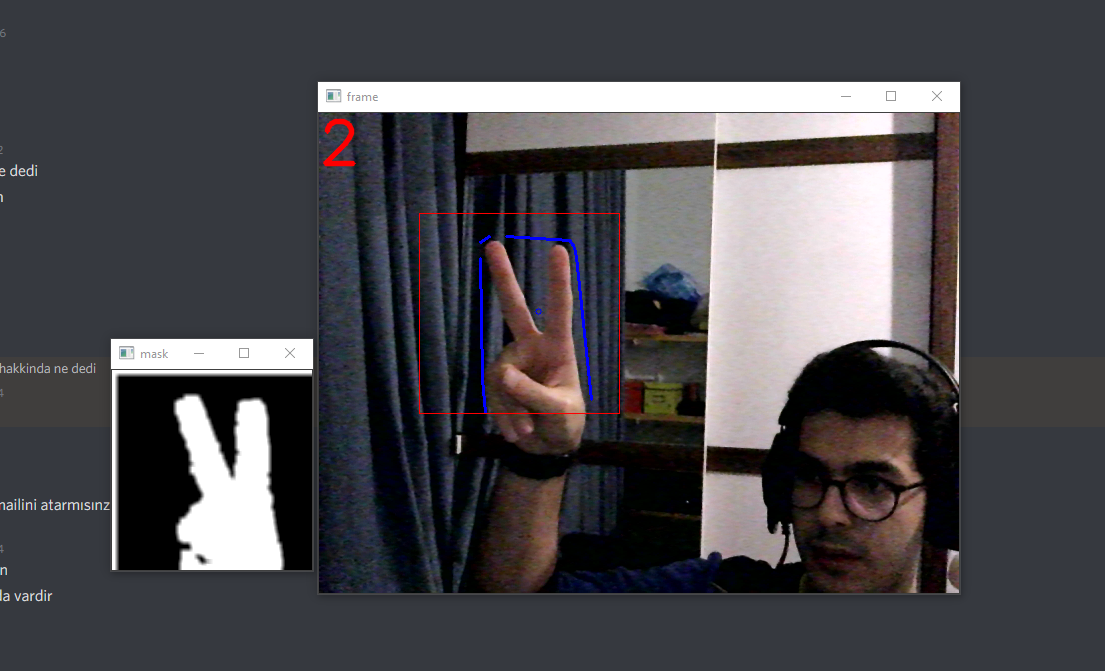
#> input picture Ekran görüntüsü 2021-04-03 210449.png, 1105 x 671 px, given in place of the camera
$ python project.py
#> lines starting #> are read from the running program, lines starting #| are printed output that depends on the picture; after the words box and inside, x2 and y2 are one past the last pixel; in counts of white or black regions, pixels touching at a corner belong together
# -*- coding: utf-8 -*-
"""
@author: mertf

"""

import cv2
import numpy as np
import math

vid = cv2.VideoCapture(0,cv2.CAP_DSHOW) # webcamden görüntü aldık

while (1) :
    try:
        ret, frame = vid.read()
#> frame is the input picture: shape (671, 1105, 3); mean B, G, R 76.7, 72.6, 74
        frame=cv2.flip(frame,1)

        kernel = np.ones((3,3), np.uint8) # kernel tanımlama sebebi morfolojik işlemler için

        # burada elin geleceği konumu yaratıyoruz :
        region_of_interest = frame[100:300,100:300]
        cv2.rectangle(frame, (100,100), (300,300),(0,0,255), 0)
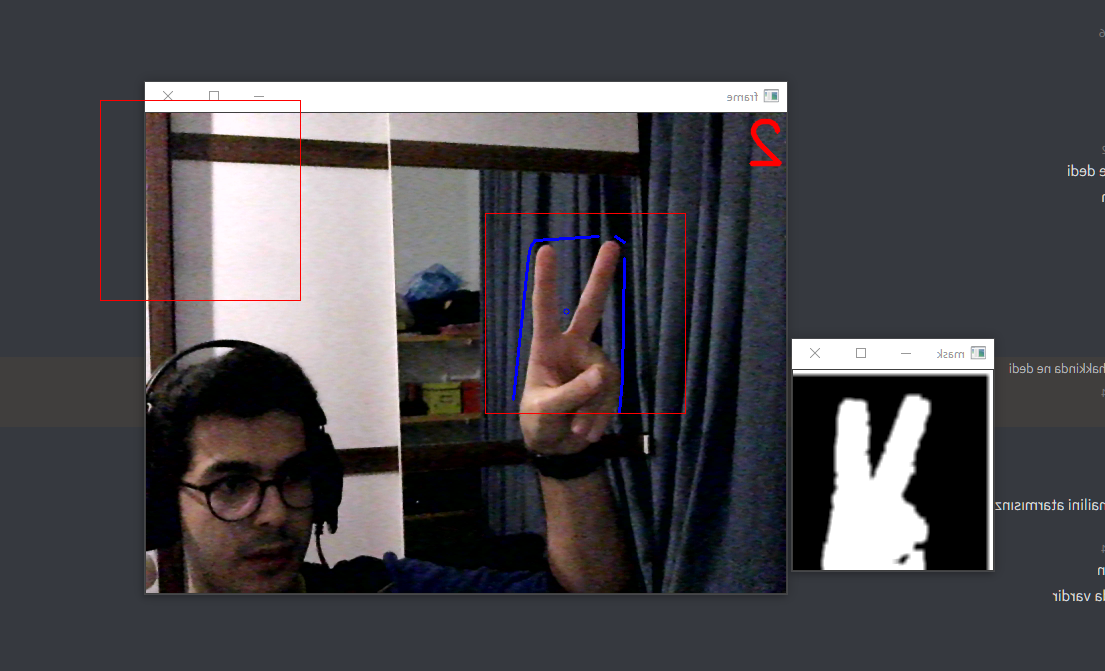
#> frame: shape (671, 1105, 3); mean B, G, R 76.5, 72.4, 74.1

        # bgr - hsv modu dönüşümü (belli alandaki rengi diğerlerinden ayırmak için)
        hsv = cv2.cvtColor(region_of_interest, cv2.COLOR_BGR2HSV) # el rengini ayırt edecek cilt rengi aralığını vereceğiz :
#> hsv: shape (200, 200, 3); mean H, S, V 102.7, 40.7, 150
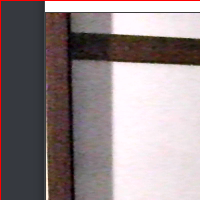
#> region_of_interest: shape (200, 200, 3); mean B, G, R 138.3, 136.6, 148
        lower_skin = np.array([0,20,70],np.uint8) # açık ten rengi alt limiti
        upper_skin = np.array([20,255,255],np.uint8) # koyu ten rengi üst limiti

        # mask oluşturuyoruz (mask yukardan ayırt ettiğimiz hsv modlu rengi ayırıyor)
        mask = cv2.inRange(hsv, lower_skin, upper_skin)
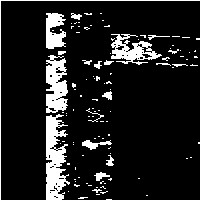
#> mask: shape (200, 200); 12.1% white; 109 white regions (90 under 20 px), largest, box (x1, y1, x2, y2) and area: (46, 114, 70, 200) 1299, (46, 55, 68, 113) 911, (111, 34, 162, 65) 714
        mask = cv2.dilate(mask,kernel,iterations=4) # başta verdiğimiz 1lerden oluşan kernel değeri siyah noktaları beyazlaştıracak
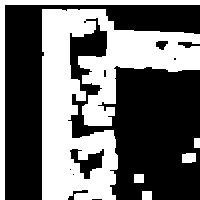
#> mask: shape (200, 200); 41.6% white; 6 white regions
        mask = cv2.GaussianBlur(mask, (5,5), 100) # blur efekti katacağız ve görüntüdeki kirlilik azalacak
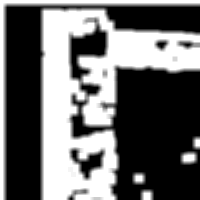
#> mask: shape (200, 200); min 0, max 255, mean 106.2

        contours, _ = cv2.findContours(mask, cv2.RETR_TREE, cv2.CHAIN_APPROX_SIMPLE) # countour noktalarını bulduk -default
#> contours = 14 contours, 4 with area under 20; largest, box (x1, y1, x2, y2) and area: (0, 0, 200, 200) 20388, (71, 31, 106, 78) 788, (72, 116, 103, 137) 268, (81, 154, 101, 178) 222, (180, 151, 198, 165) 214
        contoursBest = max(contours, key = lambda x: cv2.contourArea(x)) # countourlardan en yüksek oranlarını bulacak -default
#> contoursBest = contour of 80 points, box (x1, y1, x2, y2) (0, 0, 200, 200), area 20388

        # counterlara daha iyi yaklaşım sağlamamız için matematiksel ifadeler hazırladık :
        epsilon = 0.0005*cv2.arcLength(contoursBest, True) # deneysel olarak denenmiş sayılar
#> epsilon = 0.692
        approx = cv2.approxPolyDP(contoursBest, epsilon, True)
#> approx = contour of 55 points, box (x1, y1, x2, y2) (0, 0, 200, 200), area 20394

        # el çevresine dış bükey örtü oluşturacağız :
        hull = cv2.convexHull(contoursBest) # koordinat elde ettik
#> hull = [[199, 0], [199, 71], [117, 199], [0, 199], [0, 0]]

        # koordinatlardan oluşacak şeklin alanını hesaplıyoruz :
        areaHull = cv2.contourArea(hull) # hull'un alanını oluşturduk
#> areaHull = 34353
        areaCountour = cv2.contourArea(contoursBest) # elin alanını oluşturduk
#> areaCountour = 20388.5
        areaRatio = ((areaHull - areaCountour)/areaCountour)*100 # örtünün içinde elin olmadığı alanları hesapladık
#> areaRatio = 68.49

        # dış-bükey kusurlarını bulacağız
        hull = cv2.convexHull(approx, returnPoints = False)
#> hull = [54, 40, 11, 1, 0]
        defects = cv2.convexityDefects(approx, hull) # dış-bükey kusurlarını bulduk
#> defects = [[1, 11, 4, 49408], [11, 40, 30, 17814], [40, 54, 50, 23552]]

        l = 0 # toplam kusur sayısı 0 verdik

        # kusur değerlerini değişkenlere atayacağız :
        for i in range (defects.shape[0]):
            s,e,f,d = defects[i,0] # başlangıç bitiş değerleri (convexity detects) :
            start = tuple(approx[s][0])
            end = tuple(approx[e][0])
            far = tuple(approx[f][0])

            """
            üçgen şekiller oluşturmaya başlıyoruz, kenar uzunluğuna "a, b ve c" dedik :
            1- tespit edilen ilk son noktadan ilk başlangıç noktasını çıkarıp karesini aldık,
            2- ikinci son noktadan ikinci başlangıç noktasını çıkarıp karesini aldık,
            3- math.sqrt ile tamamının karekökünü aldık
            """
            a = math.sqrt((end[0]-start[0])**2+(end[1]-start[1])**2)
            b = math.sqrt((far[0]-start[0])**2+(far[1]-start[1])**2)
            c = math.sqrt((end[0]-far[0])**2+(end[1]-far[1])**2)

            # üçgenin alanı :
            s = (a+b+c)/2
            area = math.sqrt(s*(s-a)*(s-b)*(s-c))

            # noktalar ve dış-bükey örtü arasındaki mesafe :
            d = (2*area)/a

            # cosinüs kuralı - iki kenar arası açı :
            angle = math.acos((b**2+c**2-a**2)/(2*b*c))*57

            if angle<=90 and d>30 :
                l += 1
                cv2.circle(region_of_interest, far, 3, [255,0,0], 1)

            cv2.line(region_of_interest, start, end, [255,0,0], 2)
#> this loop made 3 passes
#> (e, f, start, end, far, a) on passes 1 to 3: (11, 4, (0, 199), (117, 199), (7, 6), 117), (40, 30, (117, 199), (199, 71), (117, 70), 152), (54, 50, (199, 71), (199, 0), (107, 13), 71)
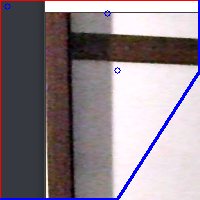
#> region_of_interest: shape (200, 200, 3); 2.32% of pixels changed, all inside (x1, y1, x2, y2) = (0, 0, 200, 200)
#> after the loop, l = 3

        l += 1
#> l = 4
        font = cv2.FONT_HERSHEY_SIMPLEX
#> font = 0

        if l==1: # 1 kusur varsa
            if areaCountour < 2000 : # denenmiş değerler : 2000den küçükse alan boş
                cv2.putText(frame, "Elinizi kutunun içerisine getiriniz :", (0,50), font, 1, (0,0,255), 3, cv2.LINE_AA)
            else : # el var
                if areaRatio < 12 :
                    cv2.putText(frame, "0", (0, 50), font, 2, (0, 0, 255), 3, cv2.LINE_AA)
                elif areaRatio < 17.5 :
                    cv2.putText(frame, "Best Luck", (0, 50), font, 2, (0, 0, 255), 3, cv2.LINE_AA)
                else :
                    cv2.putText(frame, "1", (0, 50), font, 2, (0, 0, 255), 3, cv2.LINE_AA)

        elif l==2: # 2 kusur varsa
            cv2.putText(frame, "2", (0, 50), font, 2, (0, 0, 255), 3, cv2.LINE_AA)

        elif l==3: # 3 kusur varsa
            if areaRatio < 27 :
                cv2.putText(frame, "3", (0, 50), font, 2, (0, 0, 255), 3, cv2.LINE_AA)
            else :
                cv2.putText(frame, "OK", (0, 50), font, 2, (0, 0, 255), 3, cv2.LINE_AA)

        elif l==4: # 4 kusur varsa
            cv2.putText(frame, "4", (0, 50), font, 2, (0, 0, 255), 3, cv2.LINE_AA)
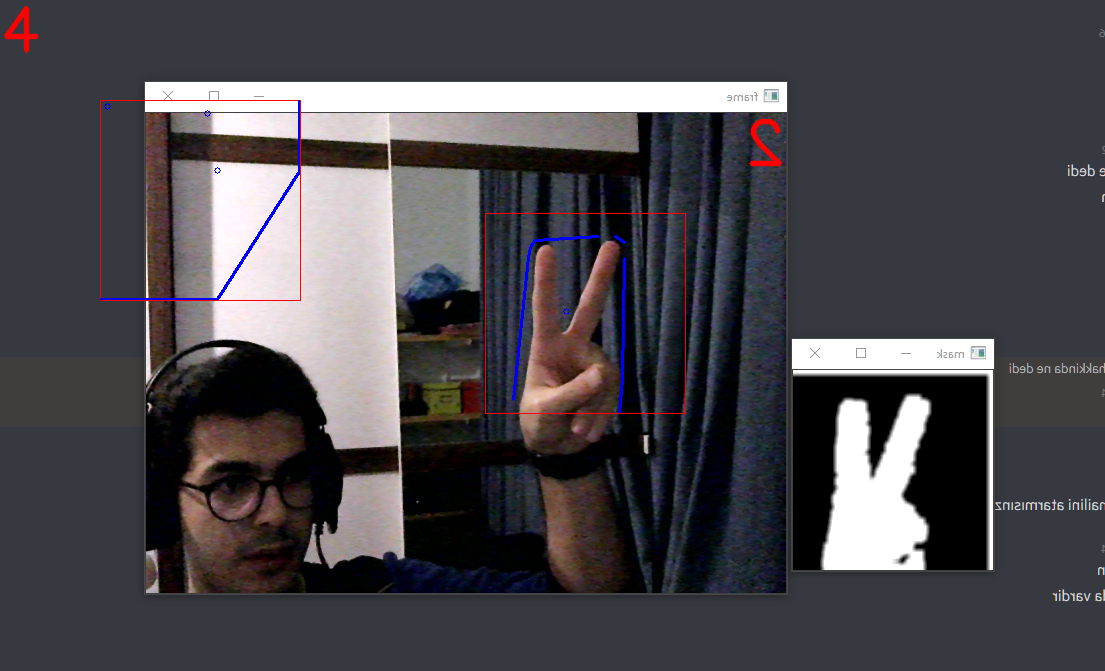
#> frame: shape (671, 1105, 3); 0.21% of pixels changed, all inside (x1, y1, x2, y2) = (3, 6, 300, 300)

        elif l==5: # 5 kusur varsa
            cv2.putText(frame, "5", (0, 50), font, 2, (0, 0, 255), 3, cv2.LINE_AA)

        elif l==6: # 6 kusur varsa
            cv2.putText(frame, "Elinizi yeniden konumlandırın.", (0, 50), font, 2, (0, 0, 255), 3, cv2.LINE_AA)

        else :
            cv2.putText(frame, "Elinizi yeniden konumlandırın.", (0, 50), font, 2, (0, 0, 255), 3, cv2.LINE_AA)

        cv2.imshow("mask", mask)
        cv2.imshow("frame", frame)

    except:
        pass


    if cv2.waitKey(1) & 0xFF == ord("q"):
#> (key q is pressed here)
        break

vid.release()
cv2.destroyAllWindows()

$ run again, on Ekran görüntüsü 2021-04-03 210722.png
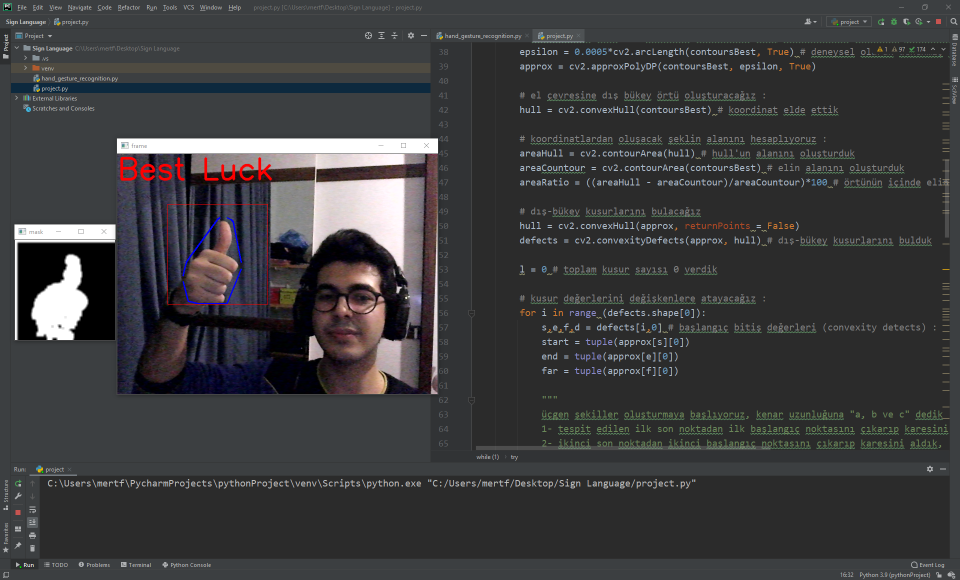
#> input picture Ekran görüntüsü 2021-04-03 210722.png, 1920 x 1159 px, given in place of the camera (shown at 1/2 size)
#> frame is the input picture: shape (1159, 1920, 3); mean B, G, R 61.3, 59.8, 60
#> hsv: shape (200, 200, 3); mean H, S, V 2.3, 5.8, 48.4
#> contours = 7 contours; box (x1, y1, x2, y2) and area: (0, 0, 200, 200) 3982, (137, 106, 200, 132) 1413, (183, 18, 200, 49) 449, (182, 168, 200, 190) 357, (163, 168, 176, 190) 252, (127, 193, 140, 200) 72, (111, 193, 124, 200) 72
#> contoursBest = contour of 47 points, box (x1, y1, x2, y2) (0, 0, 200, 200), area 3982
#> epsilon = 0.424
#> approx = contour of 43 points, box (x1, y1, x2, y2) (0, 0, 200, 200), area 3982
#> `hull = cv2.convexHull(contoursBest)`: hull = [[199, 0], [199, 13], [198, 15], [6, 199], [0, 199], [0, 0]]
#> areaHull = 21752
#> areaCountour = 3981.5
#> areaRatio = 446.3
#> `hull = cv2.convexHull(approx, returnPoints = False)`: hull = [42, 41, 40, 38, 1, 0]
#> defects = [[1, 38, 3, 33831], [38, 40, 39, 114]]
#> the loop `for i in range (defects.shape[0]):` made 2 passes
#> (e, f, start, end, far, a) on pass 1: (38, 3, (6, 199), (198, 15), (7, 15), 265.9)
#> after the loop `for i in range (defects.shape[0]):`:
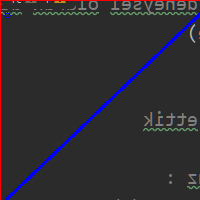
#> region_of_interest: shape (200, 200, 3); mean B, G, R 49.5, 44.5, 46.5
#> after the loop `for i in range (defects.shape[0]):`: l = 1
#> `l += 1`: l = 2
#> font = 0
#> `cv2.putText(frame, "2", (0, 50), font, 2, (0, 0, 255), 3, cv2.LINE_AA)`:
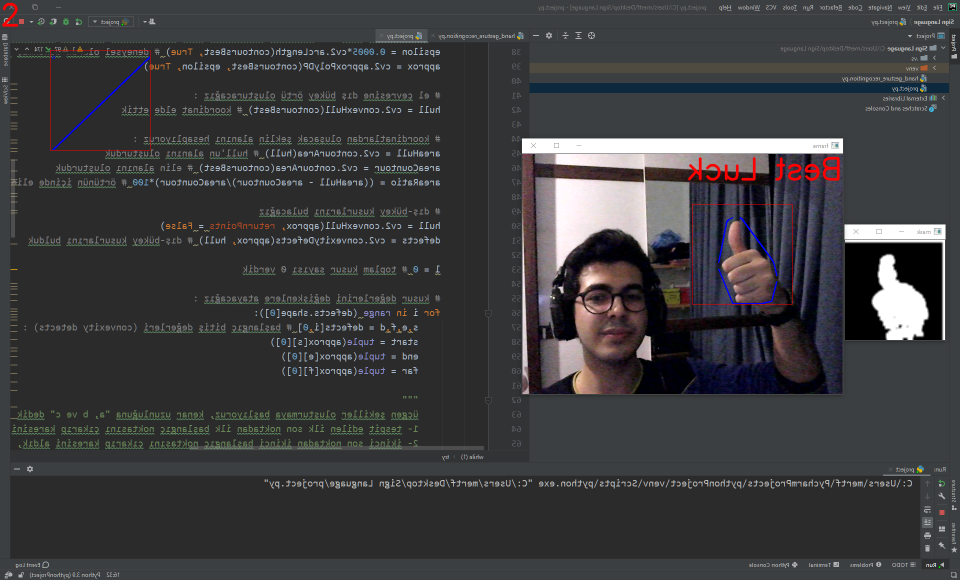
#> frame: shape (1159, 1920, 3) (shown at 1/2 size); mean B, G, R 61.4, 59.8, 60.1

$ run again, on Ekran görüntüsü 2021-04-03 210839.png
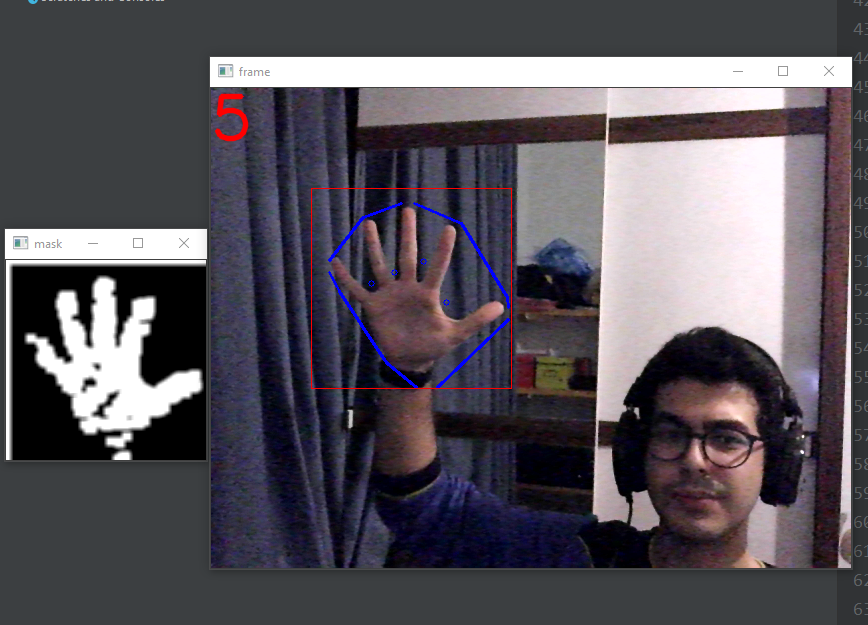
#> input picture Ekran görüntüsü 2021-04-03 210839.png, 868 x 625 px, given in place of the camera
#> frame is the input picture: shape (625, 868, 3); mean B, G, R 91.4, 84, 88.8
#> hsv: shape (200, 200, 3); mean H, S, V 119.9, 29.1, 199.3
#> contours = 14 contours, 1 with area under 20; largest, box (x1, y1, x2, y2) and area: (0, 0, 200, 200) 14886, (105, 131, 133, 167) 500, (85, 146, 103, 172) 378, (115, 71, 143, 94) 360, (55, 178, 75, 194) 250
#> contoursBest = contour of 198 points, box (x1, y1, x2, y2) (0, 0, 200, 200), area 14886
#> epsilon = 0.757
#> approx = contour of 135 points, box (x1, y1, x2, y2) (0, 0, 200, 200), area 14913
#> `hull = cv2.convexHull(contoursBest)`: hull = [[199, 0], [199, 28], [181, 199], [0, 199], [0, 0]]
#> areaHull = 38062
#> areaCountour = 14886
#> areaRatio = 155.7
#> `hull = cv2.convexHull(approx, returnPoints = False)`: hull = [134, 128, 88, 1, 0]
#> defects = [[1, 88, 4, 40192], [88, 128, 104, 8134], [128, 134, 131, 3840]]
#> the loop `for i in range (defects.shape[0]):` made 3 passes
#> (e, f, start, end, far, a) on passes 1 to 3: (88, 4, (0, 199), (181, 199), (7, 42), 181), (128, 104, (181, 199), (199, 28), (160, 95), 171.9), (134, 131, (199, 28), (199, 0), (184, 7), 28)
#> after the loop `for i in range (defects.shape[0]):`:
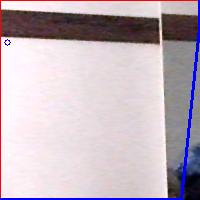
#> region_of_interest: shape (200, 200, 3); mean B, G, R 190, 180.7, 194.5
#> after the loop `for i in range (defects.shape[0]):`: l = 1
#> `l += 1`: l = 2
#> font = 0
#> `cv2.putText(frame, "2", (0, 50), font, 2, (0, 0, 255), 3, cv2.LINE_AA)`:
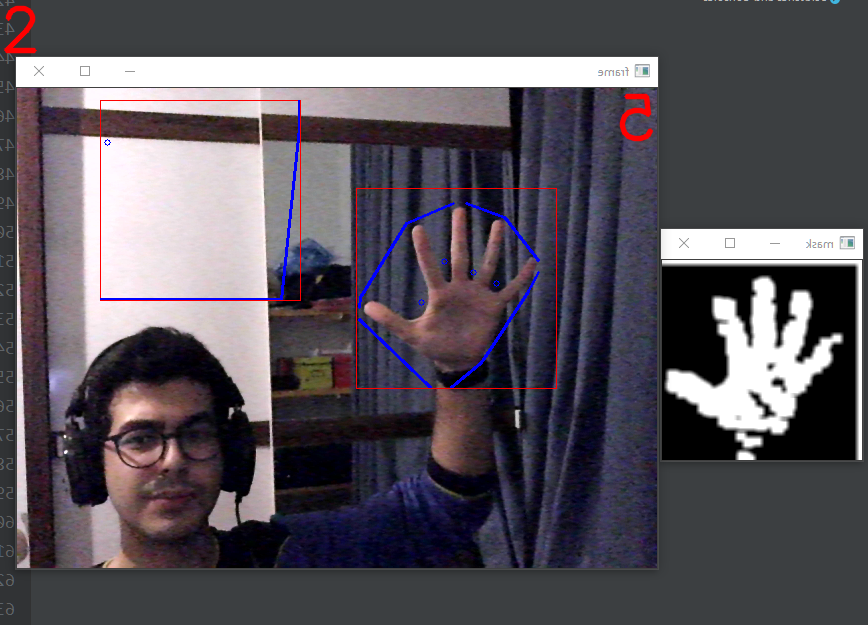
#> frame: shape (625, 868, 3); mean B, G, R 91.2, 83.4, 88.8
